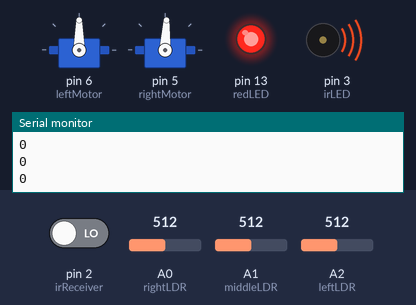
This sketch was run on a simulated Arduino Uno, built with avr-gcc and run on an emulated ATmega328P. Shown: 2 × servo, output pins drawn as LEDs (lit = HIGH), buzzer (waves = sounding), the last lines printed to the serial monitor. Inputs (shaded band) come from the test bench; at power-on: pin 2 (irReceiver) LOW, A0 (rightLDR) = 512, A1 (middleLDR) = 512, A2 (leftLDR) = 512.

Above: at 1.27 s.
1.3 s: pin 2 (irReceiver) driven HIGH
At 1.68 s:
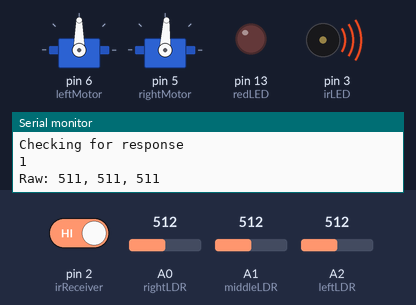
4.3 s: A0 (rightLDR) set to 710
At 4.65 s:
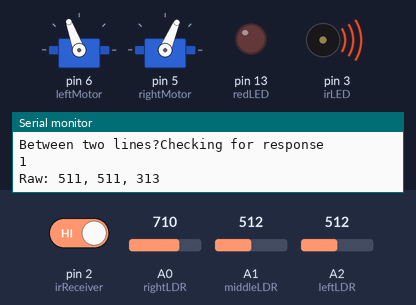
7.3 s: A1 (middleLDR) set to 602
10.3 s: A1 (middleLDR) set to 629
At 10.66 s:
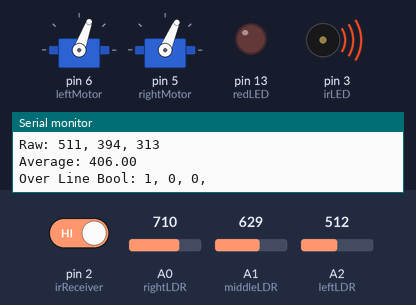
13.3 s: A0 (rightLDR) set to 581
16.3 s: A0 (rightLDR) set to 563
At 19.42 s:
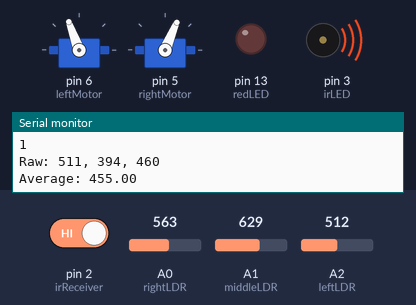
Timing chart, 0 to 20.3 s (numbered marks = the images above; inputs shaded):
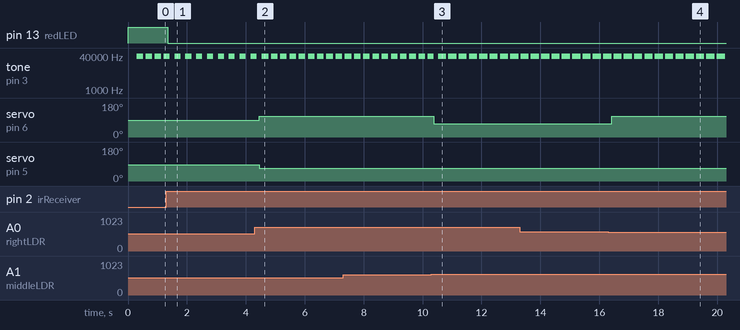

The sketch:

lineFollowing.ino
```cpp
#include <math.h>
#include <Servo.h>

int leftLDR = A2;
int middleLDR = A1;
int rightLDR = A0;
int leftMotor = 6;
int rightMotor = 5;
int irLED = 3;
int irReceiver = 2;
int redLED = 13;
int irTone = 38000;  // 38kHz

float leftLDRWeight = 1.0;
float rightLDRWeight = -1.0;

float leftMotorStop = 90;
float rightMotorStop = 87;  //This motor needs to be inverted
float baseSpeed = 20;

Servo leftServo;
Servo rightServo;

long irStartTime;
long irDuration = 200; // ms
long irTimeout = 100;   // ms
int canCheckIR = true;
int irResponse = 1;

void setup() {
  Serial.begin(9600);
  pinMode(leftLDR, INPUT);
  pinMode(middleLDR, INPUT);
  pinMode(rightLDR, INPUT);
  pinMode(redLED, OUTPUT);
  pinMode(irReceiver, INPUT);
  pinMode(irLED, OUTPUT);

  leftServo.attach(leftMotor);
  rightServo.attach(rightMotor);

  leftServo.write(leftMotorStop);
  rightServo.write(rightMotorStop);
  irStartTime = 1;
}

/** NO LONGER USED **/
float getNormalisedLinePosition(){
  int left = 1023 - analogRead(leftLDR);
  int middle = 1023 - analogRead(middleLDR);
  int right = 1023 - analogRead(rightLDR);

  Serial.print("Raw: ");
  Serial.print(left);
  Serial.print(", ");
  Serial.print(middle);
  Serial.print(", ");
  Serial.println(right);

  float average = (left + middle + right) / 3.00f;

  Serial.print("Average: ");
  Serial.println(average);

  Serial.print("Over Line Bool: ");
  Serial.print(left > average);
  Serial.print(", ");
  Serial.print(middle > average);
  Serial.print(", ");
  Serial.print(right > average);
  Serial.println(", ");

  if((left > average && right > average) || middle > average || average > 700){
    return 0.0f;
  }

  return 10.0f;

  float leftSet = (left * leftLDRWeight) + (middle * rightLDRWeight);
  float leftSetAverage = abs(left + middle) / 2.0f;
  float rightSet = abs((middle * leftLDRWeight) + (right * rightLDRWeight));
  float rightSetAverage = abs(middle + right) / 2.0f;
  float weightedAverage = (rightSetAverage + leftSetAverage) / 2.0f;

  Serial.print("Left Set => ");
  Serial.print(leftSet);
  Serial.print(", avg => ");
  Serial.print(leftSetAverage);
  Serial.print("; Right Set => ");
  Serial.print(rightSet);
  Serial.print(", avg => ");
  Serial.println(rightSetAverage);

  float normalisedPosition = ((leftSet * leftLDRWeight) + (rightSet * rightLDRWeight)) / weightedAverage;
  return normalisedPosition;
}

void loop() {
  long loopTime = millis();

  if((loopTime - irStartTime) > (irTimeout + irDuration)){
    tone(irLED, irTone);
    irStartTime = loopTime;
    canCheckIR = true;
  }

  if((loopTime - irStartTime) > irDuration){
    noTone(irLED);
    canCheckIR = false;
  }

  if(canCheckIR){
    irResponse = digitalRead(irReceiver);  //0 for something there, 1 for not
    Serial.println("Checking for response");
  }

  Serial.println(irResponse);

  if(irResponse){
    digitalWrite(redLED, LOW);

    int left = 1023 - analogRead(leftLDR);
    int middle = 1023 - analogRead(middleLDR);
    int right = 1023 - analogRead(rightLDR);

    Serial.print("Raw: ");
    Serial.print(left);
    Serial.print(", ");
    Serial.print(middle);
    Serial.print(", ");
    Serial.println(right);

    float average = (left + middle + right) / 3.00f;

    Serial.print("Average: ");
    Serial.println(average);

    Serial.print("Over Line Bool: ");
    Serial.print(left > average);
    Serial.print(", ");
    Serial.print(middle > average);
    Serial.print(", ");
    Serial.print(right > average);
    Serial.println(", ");

    if(left > average && right > average){
      //continue strait
      leftServo.write(leftMotorStop + baseSpeed);
      rightServo.write(rightMotorStop - baseSpeed);
    } else if(middle > average){
      //we're between two lines? continue
      Serial.write("Between two lines?");
      leftServo.write(leftMotorStop + baseSpeed);
      rightServo.write(rightMotorStop - baseSpeed);
    } else if(left > average){
      //the line is on the left
      leftServo.write(leftMotorStop - baseSpeed);
      rightServo.write(rightMotorStop - baseSpeed);
    } else if(right > average){
      //the line is on the right
      leftServo.write(leftMotorStop + baseSpeed);
      rightServo.write(rightMotorStop + baseSpeed);
    } else {
      leftServo.write(leftMotorStop);
      rightServo.write(rightMotorStop);
      Serial.println("ERROR?!?");
    }

    //float linePosition = getNormalisedLinePosition();
    //Serial.println(linePosition);

    //float leftMotorValue = leftMotorStop - 5 - (90 * linePosition);
    //float rightMotorValue = rightMotorStop + 5 + (90 * linePosition);

    //Serial.print(leftMotorValue);
    //Serial.print(", ");
    //Serial.println(rightMotorValue);
    //
    //leftServo.write(100);
    //rightServo.write(80);

  } else {
    digitalWrite(redLED, HIGH);
    leftServo.write(leftMotorStop);
    rightServo.write(rightMotorStop);
  }
}
```

Measured:
- the behaviour switches between 610 and 611 on A1 (middleLDR) (found by bisection; images 2 and 3)
- the behaviour switches between 571 and 570 on A0 (rightLDR) (found by bisection; images 3 and 4)
- after the input at 1.3 s, pin 13 (redLED): HIGH → LOW after 0.05 s
- after the input at 4.3 s, servo on pin 6 (leftMotor): 90° → 110° after 0.16 s; servo on pin 5 (rightMotor): 87° → 67° after 0.16 s
- after the input at 10.3 s, servo on pin 6 (leftMotor): 110° → 70° after 0.09 s
- after the input at 16.3 s, servo on pin 6 (leftMotor): 70° → 110° after 0.11 s
- by itself, tone on pin 3 (irLED): alternates 38000 Hz for 0.28 s and silent for 0.07 s
